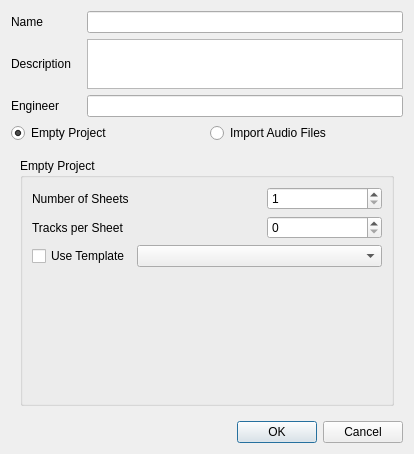
<?xml version="1.0" encoding="UTF-8"?>
<ui version="4.0">
 <class>NewProjectDialog</class>
 <widget class="QDialog" name="NewProjectDialog">
  <property name="geometry">
   <rect>
    <x>0</x>
    <y>0</y>
    <width>414</width>
    <height>454</height>
   </rect>
  </property>
  <property name="windowTitle">
   <string>New Project</string>
  </property>
  <layout class="QVBoxLayout">
   <item>
    <layout class="QGridLayout">
     <item row="0" column="0">
      <widget class="QLabel" name="label_2_2">
       <property name="minimumSize">
        <size>
         <width>70</width>
         <height>0</height>
        </size>
       </property>
       <property name="text">
        <string>Name</string>
       </property>
      </widget>
     </item>
     <item row="0" column="1">
      <widget class="QLineEdit" name="newProjectName">
       <property name="sizePolicy">
        <sizepolicy hsizetype="Expanding" vsizetype="Fixed">
         <horstretch>2</horstretch>
         <verstretch>0</verstretch>
        </sizepolicy>
       </property>
      </widget>
     </item>
     <item row="1" column="0">
      <widget class="QLabel" name="label">
       <property name="minimumSize">
        <size>
         <width>0</width>
         <height>0</height>
        </size>
       </property>
       <property name="text">
        <string>Description</string>
       </property>
      </widget>
     </item>
     <item row="1" column="1">
      <widget class="QTextEdit" name="descriptionTextEdit">
       <property name="sizePolicy">
        <sizepolicy hsizetype="Expanding" vsizetype="Expanding">
         <horstretch>0</horstretch>
         <verstretch>0</verstretch>
        </sizepolicy>
       </property>
       <property name="maximumSize">
        <size>
         <width>16777215</width>
         <height>50</height>
        </size>
       </property>
      </widget>
     </item>
     <item row="2" column="0">
      <widget class="QLabel" name="label_3_2">
       <property name="minimumSize">
        <size>
         <width>70</width>
         <height>0</height>
        </size>
       </property>
       <property name="text">
        <string>Engineer</string>
       </property>
      </widget>
     </item>
     <item row="2" column="1">
      <widget class="QLineEdit" name="newProjectEngineer">
       <property name="sizePolicy">
        <sizepolicy hsizetype="Expanding" vsizetype="Preferred">
         <horstretch>2</horstretch>
         <verstretch>0</verstretch>
        </sizepolicy>
       </property>
      </widget>
     </item>
    </layout>
   </item>
   <item>
    <layout class="QHBoxLayout">
     <item>
      <widget class="QRadioButton" name="radioButtonEmpty">
       <property name="text">
        <string>Empty Project</string>
       </property>
       <property name="checked">
        <bool>true</bool>
       </property>
      </widget>
     </item>
     <item>
      <widget class="QRadioButton" name="radioButtonImport">
       <property name="text">
        <string>Import Audio Files</string>
       </property>
       <property name="checked">
        <bool>false</bool>
       </property>
      </widget>
     </item>
    </layout>
   </item>
   <item>
    <widget class="QStackedWidget" name="stackedWidget">
     <property name="sizePolicy">
      <sizepolicy hsizetype="Expanding" vsizetype="Expanding">
       <horstretch>0</horstretch>
       <verstretch>0</verstretch>
      </sizepolicy>
     </property>
     <property name="currentIndex">
      <number>1</number>
     </property>
     <widget class="QWidget" name="page">
      <layout class="QGridLayout">
       <item row="0" column="0">
        <widget class="QGroupBox" name="groupBox">
         <property name="title">
          <string>Import Audio Files</string>
         </property>
         <layout class="QVBoxLayout">
          <item>
           <layout class="QHBoxLayout">
            <item>
             <widget class="QToolButton" name="buttonAdd">
              <property name="text">
               <string>...</string>
              </property>
             </widget>
            </item>
            <item>
             <widget class="QToolButton" name="buttonRemove">
              <property name="text">
               <string>...</string>
              </property>
             </widget>
            </item>
            <item>
             <spacer>
              <property name="orientation">
               <enum>Qt::Horizontal</enum>
              </property>
              <property name="sizeHint" stdset="0">
               <size>
                <width>40</width>
                <height>20</height>
               </size>
              </property>
             </spacer>
            </item>
            <item>
             <widget class="QToolButton" name="buttonUp">
              <property name="text">
               <string>...</string>
              </property>
             </widget>
            </item>
            <item>
             <widget class="QToolButton" name="buttonDown">
              <property name="text">
               <string>...</string>
              </property>
             </widget>
            </item>
           </layout>
          </item>
          <item>
           <layout class="QHBoxLayout">
            <item>
             <widget class="QTreeWidget" name="treeWidgetFiles">
              <property name="selectionMode">
               <enum>QAbstractItemView::ExtendedSelection</enum>
              </property>
              <property name="rootIsDecorated">
               <bool>false</bool>
              </property>
              <property name="columnCount">
               <number>2</number>
              </property>
              <column>
               <property name="text">
                <string>Track Name</string>
               </property>
              </column>
              <column>
               <property name="text">
                <string>File</string>
               </property>
              </column>
             </widget>
            </item>
           </layout>
          </item>
          <item>
           <widget class="QCheckBox" name="checkBoxCopy">
            <property name="text">
             <string>Copy files to project directory</string>
            </property>
           </widget>
          </item>
         </layout>
        </widget>
       </item>
      </layout>
     </widget>
     <widget class="QWidget" name="page_2">
      <layout class="QGridLayout">
       <item row="0" column="0">
        <widget class="QGroupBox" name="groupBox_2">
         <property name="title">
          <string>Empty Project</string>
         </property>
         <layout class="QVBoxLayout">
          <item>
           <layout class="QHBoxLayout">
            <property name="spacing">
             <number>6</number>
            </property>
            <property name="margin">
             <number>0</number>
            </property>
            <item>
             <widget class="QLabel" name="label_2_2_2">
              <property name="sizePolicy">
               <sizepolicy hsizetype="Preferred" vsizetype="Preferred">
                <horstretch>2</horstretch>
                <verstretch>0</verstretch>
               </sizepolicy>
              </property>
              <property name="text">
               <string>Number of Sheets</string>
              </property>
             </widget>
            </item>
            <item>
             <widget class="QSpinBox" name="sheetCountSpinBox">
              <property name="sizePolicy">
               <sizepolicy hsizetype="Minimum" vsizetype="Fixed">
                <horstretch>1</horstretch>
                <verstretch>0</verstretch>
               </sizepolicy>
              </property>
              <property name="minimumSize">
               <size>
                <width>40</width>
                <height>0</height>
               </size>
              </property>
              <property name="minimum">
               <number>1</number>
              </property>
              <property name="value">
               <number>1</number>
              </property>
             </widget>
            </item>
           </layout>
          </item>
          <item>
           <layout class="QHBoxLayout">
            <property name="spacing">
             <number>6</number>
            </property>
            <property name="margin">
             <number>0</number>
            </property>
            <item>
             <widget class="QLabel" name="label_2">
              <property name="sizePolicy">
               <sizepolicy hsizetype="Preferred" vsizetype="Preferred">
                <horstretch>2</horstretch>
                <verstretch>0</verstretch>
               </sizepolicy>
              </property>
              <property name="text">
               <string>Tracks per Sheet</string>
              </property>
             </widget>
            </item>
            <item>
             <widget class="QSpinBox" name="trackCountSpinBox">
              <property name="sizePolicy">
               <sizepolicy hsizetype="Minimum" vsizetype="Fixed">
                <horstretch>1</horstretch>
                <verstretch>0</verstretch>
               </sizepolicy>
              </property>
             </widget>
            </item>
           </layout>
          </item>
          <item>
           <layout class="QHBoxLayout">
            <property name="spacing">
             <number>6</number>
            </property>
            <property name="margin">
             <number>0</number>
            </property>
            <item>
             <widget class="QCheckBox" name="useTemplateCheckBox">
              <property name="text">
               <string>Use Template</string>
              </property>
             </widget>
            </item>
            <item>
             <widget class="QComboBox" name="templateComboBox">
              <property name="sizePolicy">
               <sizepolicy hsizetype="Preferred" vsizetype="Fixed">
                <horstretch>2</horstretch>
                <verstretch>0</verstretch>
               </sizepolicy>
              </property>
             </widget>
            </item>
           </layout>
          </item>
          <item>
           <spacer>
            <property name="orientation">
             <enum>Qt::Vertical</enum>
            </property>
            <property name="sizeHint" stdset="0">
             <size>
              <width>20</width>
              <height>40</height>
             </size>
            </property>
           </spacer>
          </item>
         </layout>
        </widget>
       </item>
      </layout>
     </widget>
    </widget>
   </item>
   <item>
    <widget class="QDialogButtonBox" name="buttonBox">
     <property name="orientation">
      <enum>Qt::Horizontal</enum>
     </property>
     <property name="standardButtons">
      <set>QDialogButtonBox::Cancel|QDialogButtonBox::Ok</set>
     </property>
    </widget>
   </item>
  </layout>
 </widget>
 <resources/>
 <connections>
  <connection>
   <sender>buttonBox</sender>
   <signal>accepted()</signal>
   <receiver>NewProjectDialog</receiver>
   <slot>accept()</slot>
   <hints>
    <hint type="sourcelabel">
     <x>252</x>
     <y>591</y>
    </hint>
    <hint type="destinationlabel">
     <x>157</x>
     <y>274</y>
    </hint>
   </hints>
  </connection>
  <connection>
   <sender>buttonBox</sender>
   <signal>rejected()</signal>
   <receiver>NewProjectDialog</receiver>
   <slot>reject()</slot>
   <hints>
    <hint type="sourcelabel">
     <x>268</x>
     <y>591</y>
    </hint>
    <hint type="destinationlabel">
     <x>286</x>
     <y>274</y>
    </hint>
   </hints>
  </connection>
 </connections>
</ui>
